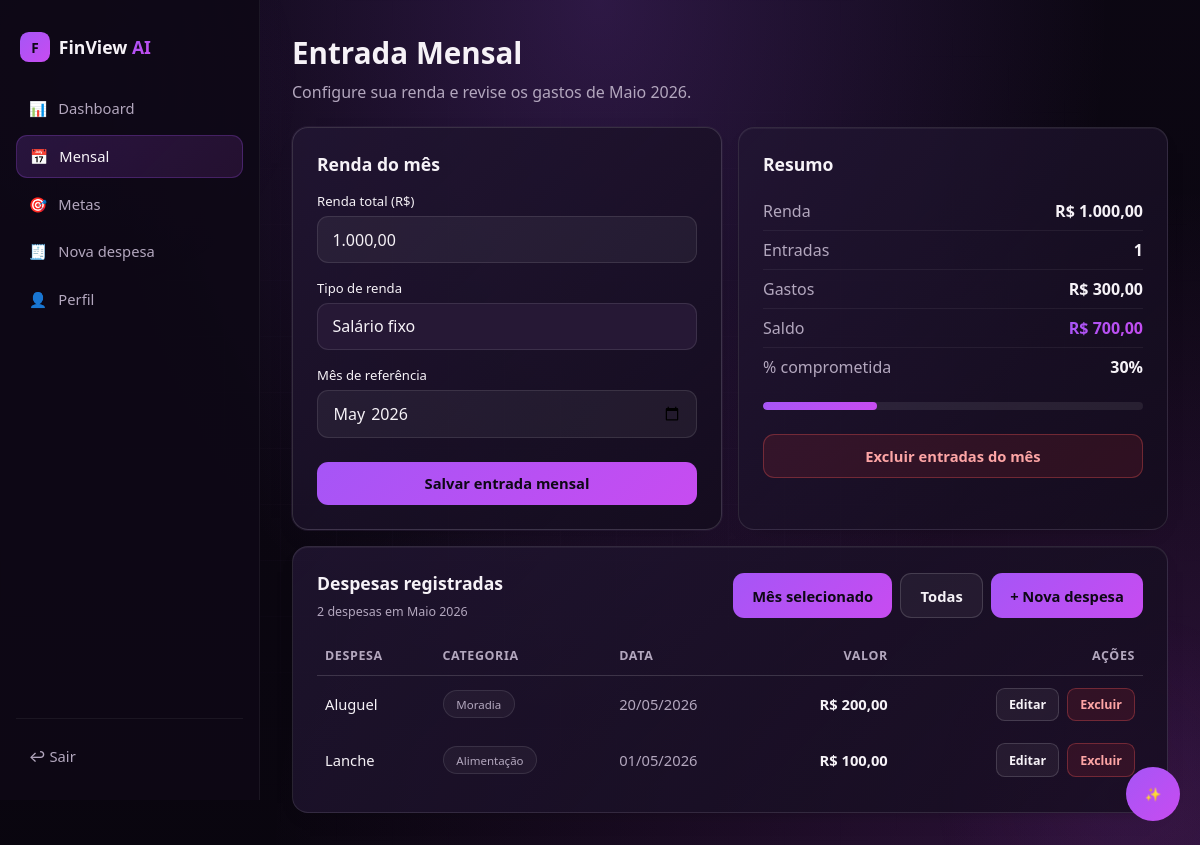
The page /monthly/?month=2026-05 (signed in) on the database its author committed.
### gastos/models.py (models this page shows, shortened)
class Expense(models.Model):
    RECURRENCE_CHOICES = [
        ('fixed', 'Fixa'),
        ('variable', 'Variável'),
    ]
    PRIORITY_CHOICES = [
        ('essential', 'Essencial'),
        ('important', 'Importante'),
        ('superfluous', 'Dispensável'),
    ]
    user = models.ForeignKey(User, on_delete=models.CASCADE, related_name='expenses')
    name = models.CharField(max_length=120)
    amount = models.DecimalField(max_digits=10, decimal_places=2)
    date = models.DateField()
    category = models.CharField(max_length=60)
    recurrence = models.CharField(max_length=20, choices=RECURRENCE_CHOICES, default='variable')
    priority = models.CharField(max_length=20, choices=PRIORITY_CHOICES, default='essential')
    notes = models.TextField(blank=True)
    created_at = models.DateTimeField(auto_now_add=True)
    updated_at = models.DateTimeField(auto_now=True)
    class Meta:
        ordering = ['-date', '-created_at']
    @property
    def amount_display(self):
        value = f'{self.amount:,.2f}'.replace(',', 'X').replace('.', ',').replace('X', '.')
        return f'R$ {value}'

### gastos/views.py (the view, shortened to what this page needs)
# urls.py: path('monthly/', views.monthly, name='monthly'),
def monthly(request):
    user, response = require_session_user(request)
    if response:
        return response
    reference_month = month_from_input(request.GET.get('month'))
    ensure_fixed_expenses_for_month(request.user, reference_month)
    income_entries = MonthlyIncome.objects.filter(user=request.user, reference_month=reference_month)
    monthly_expenses = Expense.objects.filter(user=request.user, date__year=reference_month.year, date__month=reference_month.month)
    show_all_expenses = request.GET.get('view') == 'all'
    listed_expenses = Expense.objects.filter(user=request.user) if show_all_expenses else monthly_expenses
    total_expenses = monthly_expenses.aggregate(total=Sum('amount'))['total'] or Decimal('0')
    all_expenses_count = Expense.objects.filter(user=request.user).count()
    listed_expenses_count = listed_expenses.count()
    income_amount = income_entries.aggregate(total=Sum('amount'))['total'] or Decimal('0')
    balance = income_amount - total_expenses
    committed = int((total_expenses / income_amount) * 100) if income_amount else 0
    return render_page(
        request,
        'gastos/monthly.html',
        active_page='monthly',
        user=user,
        expenses=listed_expenses,
        income_entries=income_entries,
        income_count=income_entries.count(),
        income_amount=income_amount,
        income_amount_display=money(income_amount),
        current_month=month_label(reference_month),
        current_month_input=month_input(reference_month),
        show_all_expenses=show_all_expenses,
        all_expenses_count=all_expenses_count,
        listed_expenses_count=listed_expenses_count,
        monthly_expenses_url=monthly_url(reference_month),
        all_expenses_url=monthly_all_url(reference_month),
        total_expenses=total_expenses,
        total_expenses_display=money(total_expenses),
        balance=balance,
        balance_display=money(balance),
        committed=committed,
    )

### gastos/views.py (called while the page is built, shortened)
def current_month_label():
    today = timezone.localdate()
    return month_label(today)

def month_label(value):
    return f'{MONTH_NAMES[value.month - 1]} {value.year}'

def current_month_input():
    return month_input(timezone.localdate())

def month_input(value):
    return value.strftime('%Y-%m')

def current_date_input():
    return timezone.localdate().isoformat()

def month_from_input(value):
    if not value:
        return current_month_date()
    try:
        year, month = value.split('-', 1)
        return timezone.datetime(int(year), int(month), 1).date()
    except (TypeError, ValueError):
        return current_month_date()

def monthly_url(reference_month):
    return f'{reverse("gastos:monthly")}?month={month_input(reference_month)}'

def monthly_all_url(reference_month):
    return f'{monthly_url(reference_month)}&view=all'

def date_for_month(reference_month, source_day):
    last_day = calendar.monthrange(reference_month.year, reference_month.month)[1]
    return reference_month.replace(day=min(source_day, last_day))

def ensure_fixed_expenses_for_month(user, reference_month):
    month_start = reference_month.replace(day=1)
    fixed_sources = Expense.objects.filter(user=user, recurrence='fixed', date__lt=month_start).order_by('date')
    created = 0
    for source in fixed_sources:
        target_date = date_for_month(reference_month, source.date.day)
        exists = Expense.objects.filter(
            user=user,
            recurrence='fixed',
            name=source.name,
            amount=source.amount,
            category=source.category,
            date=target_date,
        ).exists()
        if exists:
            continue
    return created

def money(value):
    return f'R$ {value:,.2f}'.replace(',', 'X').replace('.', ',').replace('X', '.')

def session_user(request):
    if not request.user.is_authenticated:
        return None
    full_name = request.user.get_full_name() or default_user_from_email(request.user.email)
    return {
        'name': full_name,
        'email': request.user.email,
        'goal': request.user.profile.goal if hasattr(request.user, 'profile') else 'Controlar gastos',
        'initial': full_name[:1].upper() or 'U',
    }

def require_session_user(request):
    if not request.user.is_authenticated:
        return None, redirect('gastos:login')
    return session_user(request), None

### templates/gastos/monthly.html (shortened to what this page needs)
{% load static %}
<!DOCTYPE html>
<html lang="pt-BR">
<head>
<link rel="stylesheet" href="{% static 'assets/css/styles.css' %}" />
</head>
<body>
<div class="bg-anim"><div class="blob b1"></div><div class="blob b2"></div><div class="blob b3"></div></div><div class="bg-grid"></div>
<div class="app">
<aside class="sidebar">
  <div class="brand"><a href="{% url 'gastos:landing' %}" class="logo"><span class="dot">F</span><span>FinView <span class="text-gradient">AI</span></span></a></div>
  <a href="{% url 'gastos:dashboard' %}?month={{ current_month_input }}" class="nav-item "><span>📊</span>Dashboard</a>
<a href="{% url 'gastos:monthly' %}?month={{ current_month_input }}" class="nav-item active"><span>📅</span>Mensal</a>
<a href="{% url 'gastos:goals' %}" class="nav-item "><span>🎯</span>Metas</a>
<a href="{% url 'gastos:new_expense' %}?month={{ current_month_input }}" class="nav-item "><span>🧾</span>Nova despesa</a>
<a href="{% url 'gastos:profile' %}" class="nav-item "><span>👤</span>Perfil</a>
  <div style="margin-top:auto;padding-top:1rem;border-top:1px solid hsl(0 0% 100% / .06)">
    <a href="{% url 'gastos:logout' %}" class="nav-item">↩ Sair</a>
  </div>
</aside>
  <main class="main">
<div style="max-width:1100px">
  <div class="mb-6">
    <h1 class="font-display text-3xl font-bold">Entrada Mensal</h1>
    <p class="muted mt-2">Configure sua renda e revise os gastos de {{ current_month }}.</p>
  </div>
  <div class="grid g2">
    <form class="glass-strong" action="{% url 'gastos:monthly' %}" method="post">
      <h3 class="font-display font-semibold text-lg mb-4">Renda do mês</h3>
      <label class="label">Renda total (R$)</label>
      <input class="input money-input" name="income_amount" type="text" inputmode="decimal" autocomplete="off" placeholder="0,00" value="{{ income_amount|default:'' }}" required />
      <label class="label mt-4">Tipo de renda</label>
      <select class="select" name="income_type"><option value="fixed">Salário fixo</option><option value="variable">Freelance / Variável</option></select>
      <label class="label mt-4">Mês de referência</label>
      <input class="input" name="reference_month" type="month" value="{{ current_month_input }}" />
      <button class="btn btn-primary mt-6" style="width:100%">Salvar entrada mensal</button>
    </form>
    <div class="glass">
      <h3 class="font-display font-semibold text-lg mb-4">Resumo</h3>
      <div class="flex justify-between" style="padding:.5rem 0;border-bottom:1px solid hsl(0 0% 100% / .06)"><span class="muted">Renda</span><span class="font-bold">{{ income_amount_display }}</span></div>
      <div class="flex justify-between" style="padding:.5rem 0;border-bottom:1px solid hsl(0 0% 100% / .06)"><span class="muted">Entradas</span><span class="font-bold">{{ income_count }}</span></div>
      <div class="flex justify-between" style="padding:.5rem 0;border-bottom:1px solid hsl(0 0% 100% / .06)"><span class="muted">Gastos</span><span class="font-bold">{{ total_expenses_display }}</span></div>
      <div class="flex justify-between" style="padding:.5rem 0;border-bottom:1px solid hsl(0 0% 100% / .06)"><span class="muted">Saldo</span><span class="font-bold text-gradient">{{ balance_display }}</span></div>
      <div class="flex justify-between" style="padding:.5rem 0"><span class="muted">% comprometida</span><span class="font-bold">{{ committed }}%</span></div>
      <div class="bar-track mt-4"><div class="bar-fill" style="width:{{ committed }}%"></div></div>
      {% if income_count %}
        <form action="{% url 'gastos:delete_monthly_income' %}" method="post" class="mt-6" onsubmit="return confirm('Excluir a entrada mensal deste mês? As despesas cadastradas serão mantidas.');">
          <button type="submit" class="btn btn-danger" style="width:100%">Excluir entradas do mês</button>
        </form>
      {% endif %}
    </div>
  </div>
  <div class="glass mt-4">
    <div class="flex justify-between items-center mb-4" style="flex-wrap:wrap;gap:1rem">
      <div>
        <h3 class="font-display font-semibold text-lg">Despesas registradas</h3>
        <p class="text-xs muted mt-2">{% if show_all_expenses %}Todas as {{ listed_expenses_count }} despesas cadastradas{% else %}{{ listed_expenses_count }} despesas em {{ current_month }}{% endif %}</p>
      </div>
      <div class="flex gap-2" style="flex-wrap:wrap">
        <a href="{{ monthly_expenses_url }}" class="btn {% if show_all_expenses %}btn-outline{% else %}btn-primary{% endif %}">Mês selecionado</a>
        <a href="{{ all_expenses_url }}" class="btn {% if show_all_expenses %}btn-primary{% else %}btn-outline{% endif %}">Todas</a>
        <a href="{% url 'gastos:new_expense' %}?month={{ current_month_input }}" class="btn btn-primary">+ Nova despesa</a>
      </div>
    </div>
    <div style="overflow-x:auto">
      <table style="width:100%;border-collapse:collapse;font-size:.92rem">
        <thead><tr style="text-align:left;border-bottom:1px solid hsl(0 0% 100% / .08);color:hsl(var(--muted-foreground));font-size:.78rem;text-transform:uppercase;letter-spacing:.05em">
          <th style="padding:.7rem .5rem">Despesa</th><th style="padding:.7rem .5rem">Categoria</th><th style="padding:.7rem .5rem">Data</th><th style="padding:.7rem .5rem;text-align:right">Valor</th><th style="padding:.7rem .5rem;text-align:right">Ações</th>
        </tr></thead>
        <tbody>{% for expense in expenses %}<tr><td style="padding:.7rem .5rem">{{ expense.name }}</td><td style="padding:.7rem .5rem"><span class="chip">{{ expense.category }}</span></td><td style="padding:.7rem .5rem" class="muted">{{ expense.date|date:"d/m/Y" }}</td><td style="padding:.7rem .5rem;text-align:right;font-weight:600">{{ expense.amount_display }}</td><td style="padding:.7rem .5rem;text-align:right"><div class="flex gap-2" style="justify-content:flex-end;flex-wrap:wrap"><a href="{% url 'gastos:edit_expense' expense.id %}" class="btn btn-outline btn-sm">Editar</a><form action="{% url 'gastos:delete_expense' expense.id %}" method="post" onsubmit="return confirm('Excluir esta despesa?');">{% csrf_token %}{% if show_all_expenses %}<input type="hidden" name="return_to_all" value="1" />{% endif %}<button type="submit" class="btn btn-danger btn-sm">Excluir</button></form></div></td></tr>{% empty %}<tr><td colspan="5" style="padding:1rem .5rem;text-align:center" class="muted">Nenhuma despesa registrada ainda.</td></tr>{% endfor %}</tbody>
      </table>
    </div>
  </div>
</div>
</main>
</div>
{% include 'gastos/partials/ai_panel.html' %}
</body></html>

### rows shown on the page
Expense: name "Aluguel", category "Moradia", date "20/05/2026", amount_display "R$ 200,00"
Expense: name "Lanche", category "Alimentação", date "01/05/2026", amount_display "R$ 100,00"

### other values the page prints
{{ current_month }} "Maio 2026"
{{ income_amount_display }} "R$ 1.000,00"
{{ income_count }} "1"
{{ total_expenses_display }} "R$ 300,00"
{{ committed }} "30"
{{ listed_expenses_count }} "2"
